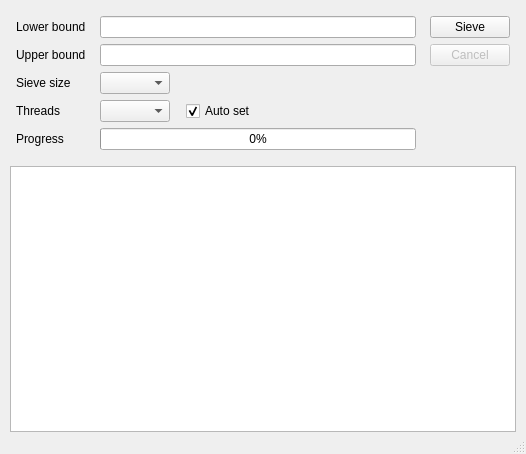
<?xml version="1.0" encoding="UTF-8"?>
<ui version="4.0">
 <class>PrimeSieveGUI</class>
 <widget class="QMainWindow" name="PrimeSieveGUI">
  <property name="geometry">
   <rect>
    <x>0</x>
    <y>0</y>
    <width>526</width>
    <height>454</height>
   </rect>
  </property>
  <property name="windowTitle">
   <string/>
  </property>
  <property name="animated">
   <bool>true</bool>
  </property>
  <widget class="QWidget" name="centralWidget">
   <property name="minimumSize">
    <size>
     <width>0</width>
     <height>0</height>
    </size>
   </property>
   <layout class="QVBoxLayout" name="verticalLayout">
    <property name="spacing">
     <number>6</number>
    </property>
    <property name="leftMargin">
     <number>10</number>
    </property>
    <property name="topMargin">
     <number>16</number>
    </property>
    <property name="rightMargin">
     <number>10</number>
    </property>
    <property name="bottomMargin">
     <number>0</number>
    </property>
    <item>
     <layout class="QGridLayout" name="inputGridLayout">
      <item row="0" column="2">
       <spacer name="horizontalSpacer2">
        <property name="orientation">
         <enum>Qt::Horizontal</enum>
        </property>
        <property name="sizeType">
         <enum>QSizePolicy::Fixed</enum>
        </property>
        <property name="sizeHint" stdset="0">
         <size>
          <width>8</width>
          <height>20</height>
         </size>
        </property>
       </spacer>
      </item>
      <item row="0" column="4">
       <spacer name="horizontalSpacer3">
        <property name="orientation">
         <enum>Qt::Horizontal</enum>
        </property>
        <property name="sizeType">
         <enum>QSizePolicy::Fixed</enum>
        </property>
        <property name="sizeHint" stdset="0">
         <size>
          <width>8</width>
          <height>20</height>
         </size>
        </property>
       </spacer>
      </item>
      <item row="1" column="5">
       <widget class="QPushButton" name="cancelButton">
        <property name="enabled">
         <bool>false</bool>
        </property>
        <property name="minimumSize">
         <size>
          <width>0</width>
          <height>0</height>
         </size>
        </property>
        <property name="maximumSize">
         <size>
          <width>16777215</width>
          <height>16777215</height>
         </size>
        </property>
        <property name="text">
         <string>Cancel</string>
        </property>
        <property name="shortcut">
         <string notr="true"/>
        </property>
       </widget>
      </item>
      <item row="0" column="5">
       <widget class="QPushButton" name="sieveButton">
        <property name="minimumSize">
         <size>
          <width>0</width>
          <height>0</height>
         </size>
        </property>
        <property name="maximumSize">
         <size>
          <width>16777215</width>
          <height>16777215</height>
         </size>
        </property>
        <property name="text">
         <string>Sieve</string>
        </property>
        <property name="shortcut">
         <string notr="true"/>
        </property>
        <property name="default">
         <bool>false</bool>
        </property>
       </widget>
      </item>
      <item row="1" column="3">
       <widget class="QLineEdit" name="upperBoundLineEdit">
        <property name="maxLength">
         <number>20</number>
        </property>
        <property name="frame">
         <bool>true</bool>
        </property>
       </widget>
      </item>
      <item row="0" column="3">
       <widget class="QLineEdit" name="lowerBoundLineEdit">
        <property name="text">
         <string/>
        </property>
        <property name="maxLength">
         <number>20</number>
        </property>
       </widget>
      </item>
      <item row="0" column="1">
       <widget class="QLabel" name="lowerBoundLabel">
        <property name="minimumSize">
         <size>
          <width>0</width>
          <height>0</height>
         </size>
        </property>
        <property name="maximumSize">
         <size>
          <width>16777215</width>
          <height>16777215</height>
         </size>
        </property>
        <property name="text">
         <string notr="true">Lower bound</string>
        </property>
       </widget>
      </item>
      <item row="1" column="1">
       <widget class="QLabel" name="upperBoundLabel">
        <property name="minimumSize">
         <size>
          <width>0</width>
          <height>0</height>
         </size>
        </property>
        <property name="maximumSize">
         <size>
          <width>16777215</width>
          <height>16777215</height>
         </size>
        </property>
        <property name="text">
         <string notr="true">Upper bound</string>
        </property>
       </widget>
      </item>
      <item row="2" column="1">
       <widget class="QLabel" name="sieveSizeLabel">
        <property name="minimumSize">
         <size>
          <width>0</width>
          <height>0</height>
         </size>
        </property>
        <property name="maximumSize">
         <size>
          <width>16777215</width>
          <height>16777215</height>
         </size>
        </property>
        <property name="text">
         <string notr="true">Sieve size</string>
        </property>
       </widget>
      </item>
      <item row="2" column="3">
       <layout class="QHBoxLayout" name="sieveSizeLayout">
        <item>
         <widget class="QComboBox" name="sieveSizeComboBox">
          <property name="minimumSize">
           <size>
            <width>70</width>
            <height>0</height>
           </size>
          </property>
          <property name="maximumSize">
           <size>
            <width>70</width>
            <height>16777215</height>
           </size>
          </property>
          <property name="maxVisibleItems">
           <number>7</number>
          </property>
          <property name="maxCount">
           <number>32</number>
          </property>
          <property name="sizeAdjustPolicy">
           <enum>QComboBox::AdjustToContents</enum>
          </property>
         </widget>
        </item>
        <item>
         <spacer name="sieveSizeSpacer">
          <property name="orientation">
           <enum>Qt::Horizontal</enum>
          </property>
          <property name="sizeHint" stdset="0">
           <size>
            <width>40</width>
            <height>20</height>
           </size>
          </property>
         </spacer>
        </item>
       </layout>
      </item>
      <item row="3" column="1">
       <widget class="QLabel" name="threadsLabel">
        <property name="minimumSize">
         <size>
          <width>0</width>
          <height>0</height>
         </size>
        </property>
        <property name="maximumSize">
         <size>
          <width>16777215</width>
          <height>16777215</height>
         </size>
        </property>
        <property name="text">
         <string notr="true">Threads</string>
        </property>
       </widget>
      </item>
      <item row="3" column="3">
       <layout class="QHBoxLayout" name="threadsLayout">
        <item>
         <widget class="QComboBox" name="threadsComboBox">
          <property name="minimumSize">
           <size>
            <width>70</width>
            <height>0</height>
           </size>
          </property>
          <property name="maximumSize">
           <size>
            <width>70</width>
            <height>16777215</height>
           </size>
          </property>
          <property name="maxVisibleItems">
           <number>7</number>
          </property>
          <property name="maxCount">
           <number>32</number>
          </property>
         </widget>
        </item>
        <item>
         <spacer name="threadsSpacer">
          <property name="orientation">
           <enum>Qt::Horizontal</enum>
          </property>
          <property name="sizeType">
           <enum>QSizePolicy::Fixed</enum>
          </property>
          <property name="sizeHint" stdset="0">
           <size>
            <width>10</width>
            <height>0</height>
           </size>
          </property>
         </spacer>
        </item>
        <item>
         <widget class="QCheckBox" name="autoSetCheckBox">
          <property name="text">
           <string>Auto set</string>
          </property>
          <property name="shortcut">
           <string notr="true"/>
          </property>
          <property name="checked">
           <bool>true</bool>
          </property>
         </widget>
        </item>
       </layout>
      </item>
      <item row="4" column="1">
       <widget class="QLabel" name="progressLabel">
        <property name="minimumSize">
         <size>
          <width>0</width>
          <height>0</height>
         </size>
        </property>
        <property name="maximumSize">
         <size>
          <width>16777215</width>
          <height>16777215</height>
         </size>
        </property>
        <property name="text">
         <string notr="true">Progress</string>
        </property>
       </widget>
      </item>
      <item row="4" column="3">
       <widget class="QProgressBar" name="progressBar">
        <property name="maximum">
         <number>1000</number>
        </property>
        <property name="value">
         <number>0</number>
        </property>
       </widget>
      </item>
      <item row="0" column="0">
       <spacer name="horizontalSpacer1">
        <property name="orientation">
         <enum>Qt::Horizontal</enum>
        </property>
        <property name="sizeType">
         <enum>QSizePolicy::Fixed</enum>
        </property>
        <property name="sizeHint" stdset="0">
         <size>
          <width>6</width>
          <height>20</height>
         </size>
        </property>
       </spacer>
      </item>
      <item row="0" column="6">
       <spacer name="horizontalSpacer4">
        <property name="orientation">
         <enum>Qt::Horizontal</enum>
        </property>
        <property name="sizeType">
         <enum>QSizePolicy::Fixed</enum>
        </property>
        <property name="sizeHint" stdset="0">
         <size>
          <width>6</width>
          <height>20</height>
         </size>
        </property>
       </spacer>
      </item>
     </layout>
    </item>
    <item>
     <spacer name="verticalSpacer">
      <property name="orientation">
       <enum>Qt::Vertical</enum>
      </property>
      <property name="sizeType">
       <enum>QSizePolicy::Fixed</enum>
      </property>
      <property name="sizeHint" stdset="0">
       <size>
        <width>20</width>
        <height>10</height>
       </size>
      </property>
     </spacer>
    </item>
    <item>
     <layout class="QHBoxLayout" name="textEditLayout">
      <item>
       <widget class="QPlainTextEdit" name="textEdit">
        <property name="acceptDrops">
         <bool>false</bool>
        </property>
        <property name="undoRedoEnabled">
         <bool>false</bool>
        </property>
        <property name="plainText">
         <string notr="true"/>
        </property>
        <property name="textInteractionFlags">
         <set>Qt::TextSelectableByKeyboard|Qt::TextSelectableByMouse</set>
        </property>
        <property name="maximumBlockCount">
         <number>2048</number>
        </property>
       </widget>
      </item>
     </layout>
    </item>
   </layout>
  </widget>
  <widget class="QMenuBar" name="menuBar">
   <property name="geometry">
    <rect>
     <x>0</x>
     <y>0</y>
     <width>526</width>
     <height>22</height>
    </rect>
   </property>
   <property name="defaultUp">
    <bool>false</bool>
   </property>
  </widget>
  <widget class="QStatusBar" name="statusBar"/>
 </widget>
 <layoutdefault spacing="6" margin="11"/>
 <tabstops>
  <tabstop>lowerBoundLineEdit</tabstop>
  <tabstop>upperBoundLineEdit</tabstop>
  <tabstop>sieveSizeComboBox</tabstop>
  <tabstop>threadsComboBox</tabstop>
  <tabstop>autoSetCheckBox</tabstop>
  <tabstop>sieveButton</tabstop>
  <tabstop>cancelButton</tabstop>
 </tabstops>
 <resources/>
 <connections/>
</ui>
